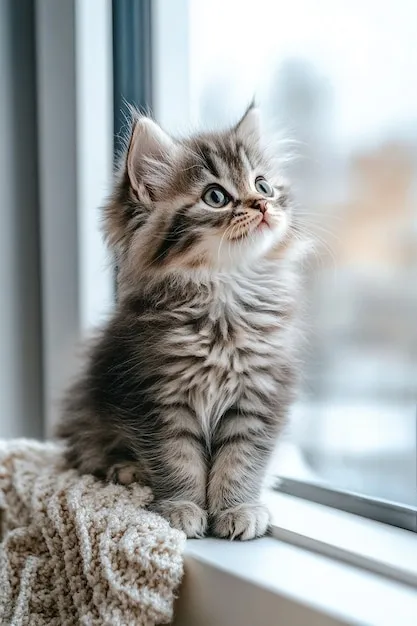
#> input picture OpenCV/cat.jpg, 417 x 626 px, found by its file name
$ python contours.py
#> lines starting #> are read from the running program, lines starting #| are printed output that depends on the picture; after the words box and inside, x2 and y2 are one past the last pixel; in counts of white or black regions, pixels touching at a corner belong together
import cv2 as cv
import numpy as np


img = cv.imread("OpenCV/cat.jpg")
#> img is the input picture: shape (626, 417, 3); mean B, G, R 163.3, 164, 160.9
cv.imshow("Cat Original", img)

blank = np.zeros(img.shape, dtype = 'uint8')

gray = cv.cvtColor(img, cv.COLOR_BGR2GRAY)
blur = cv.GaussianBlur(gray, (5,5), cv.BORDER_DEFAULT)
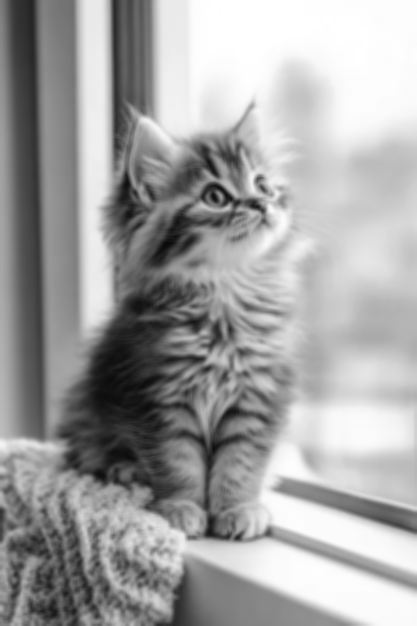
#> blur: shape (626, 417); min 9, max 255, mean 163
canny = cv.Canny(blur, 125, 175)
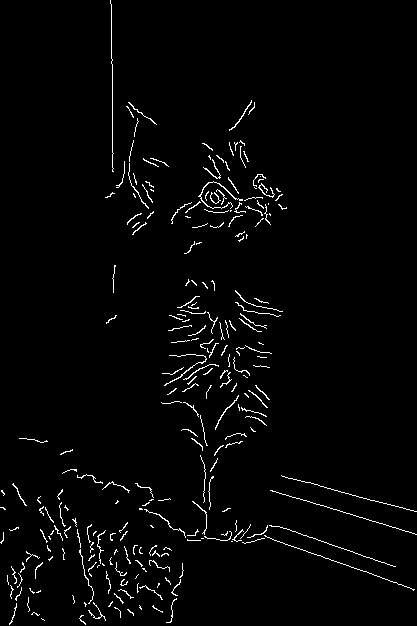
#> canny: shape (626, 417); 2.2% white in thin lines or dots


"""
First Param: image
Second Param: Which type of contours -\
        (RETR_LIST: every type,\
        RETR_TREE: all hierarchical,\
        RETR_EXTERNAL: all external boundaries).
Third Param: Approximating the Boundaries.
"""

gray_canny_contours, hierarchies = cv.findContours(canny, cv.RETR_LIST, cv.CHAIN_APPROX_NONE)
#> gray_canny_contours = 246 contours, 242 with area under 20; largest, box (x1, y1, x2, y2) and area: (198, 181, 243, 209) 40, (164, 354, 207, 386) 22, (215, 395, 239, 430) 21, (229, 100, 252, 131) 20

## Threshold Mapping instead of Blurring  and Edge Cascading

ret, thresh = cv.threshold(gray, 125, 255, cv.THRESH_BINARY)
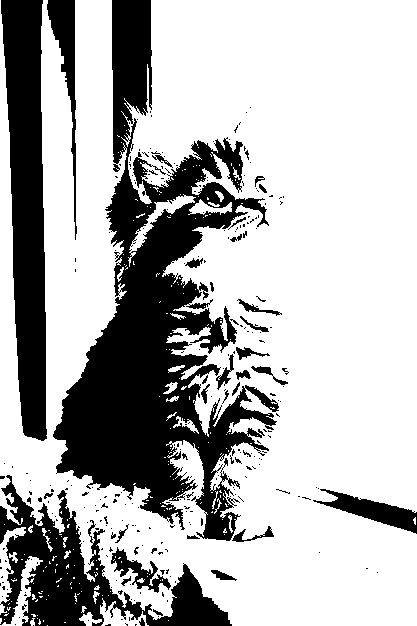
#> thresh: shape (626, 417); 70.7% white; 280 black regions (246 under 20 px)
thresh_contours, hierarchies = cv.findContours(thresh, cv.RETR_LIST, cv.CHAIN_APPROX_NONE)
#> thresh_contours = 740 contours, 656 with area under 20; largest, box (x1, y1, x2, y2) and area: (0, 0, 417, 626) 180386, (110, 546, 172, 594) 1050, (128, 194, 196, 267) 660, (0, 556, 43, 626) 648, (0, 527, 26, 615) 612
print(f'gray_canny_contours has {len(gray_canny_contours)} contour(s)')
#| gray_canny_contours has 246 contour(s)
print(f'thresh_contours {len(thresh_contours)} contour(s)')
#| thresh_contours 740 contour(s)


## Drawing all the contours on Blank image for better visualization.
"""
First Param: canvas i.e. Blank image to draw
Second Param: contours
Third Param: Number of Contours (in this all)
Fourth Param: Color of the contours
Fifth Param: Scaling of the Contours.
"""
# Gray canny plot
contour_img = cv.drawContours(blank, gray_canny_contours, -1, (255, 0, 0), 1)
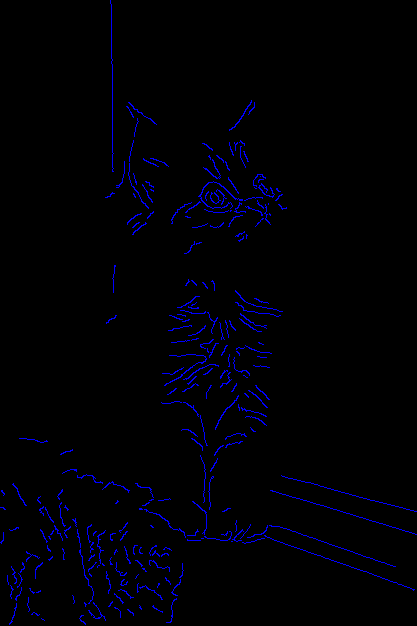
#> contour_img: shape (626, 417, 3); mean of channels 0, 1, 2 5.6, 0, 0; drawn as B, G, R
cv.imshow("Contour Image", contour_img)


## Threshold mapping
blank = np.zeros(img.shape, dtype = 'uint8')
contour_img_thresh = cv.drawContours(blank, thresh_contours, -1, (0, 0, 255), 1)
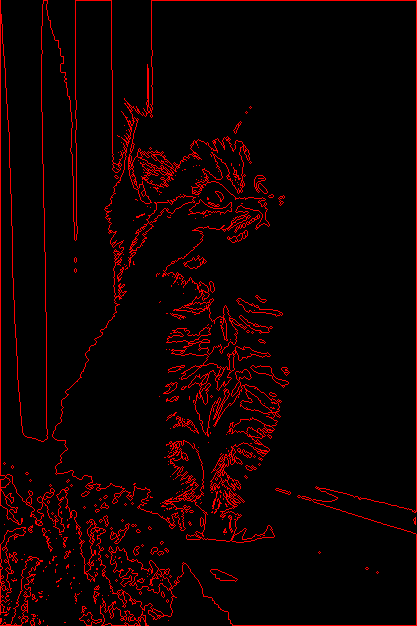
#> contour_img_thresh: shape (626, 417, 3); mean of channels 0, 1, 2 0, 0, 14.5; drawn as B, G, R
cv.imshow("Thresh Image", contour_img_thresh)


cv.waitKey(0)
